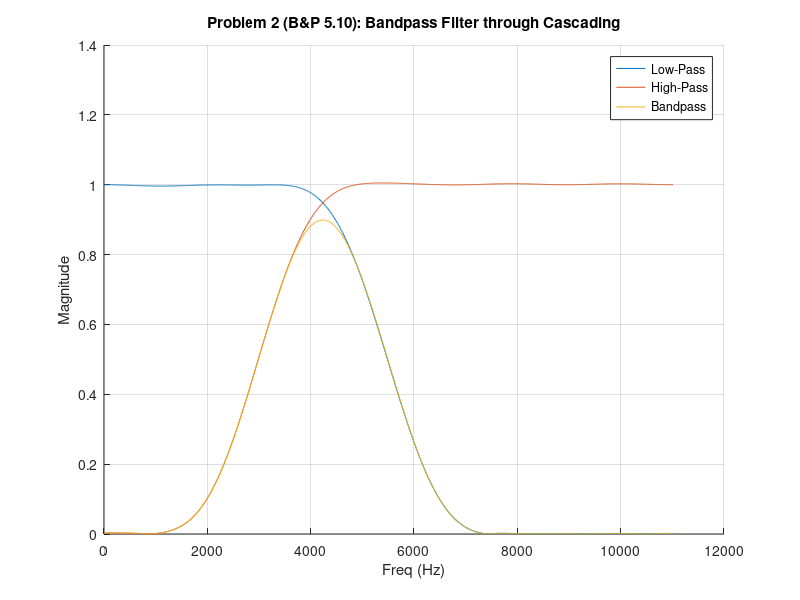

Write the MATLAB code that produced this figure.
% Andrew Simon
% EECE 4510 - Intro to DSP

% The following code is an adjusted version based on prior EECE 4510 work
% for HW #2 problem 10 and Blandford & Parr Chapter 5

%Clear workspace between runs
clear all, close all, clc

% (1) Set parameters of low-pass and high-pass FIR filters
fs = 22.05 * 1000;      %Sample freq of filters
fc_lp = 5.5 * 1000;     %Cutoff freq of low-pass
fc_hp = 3 * 1000;       %Cutoff freq of high-pass
N = 20;                 %Order of filters
len = N + 1;            %Length to use for window

% (2) Compute filter designs using fir1(), hamming window, and paramenters
lpFilter = fir1(N, fc_lp/(fs/2), "low", hamming(len));       %Low-pass filter
[H_lp, f_lp] = freqz(lpFilter, 1, 1024, fs);

hpFilter = fir1(N, fc_hp/(fs/2), "high", hamming(len));      %High-pass filter
[H_hp, f_hp] = freqz(hpFilter, 1, 1024, fs);

bpFilter = conv(lpFilter,hpFilter);                            %Bandpass filter = convolution
[H_bp, f_bp] = freqz(bpFilter, 1, 1024, fs);

% (3) Plot magnitude of all windowed filters
figure(2), clf, hold on
plot(f_lp,abs(H_lp),f_hp,abs(H_hp),f_bp,abs(H_bp))
legend('Low-Pass','High-Pass','Bandpass')
title('Problem 2 (B&P 5.10): Bandpass Filter through Cascading')

%Decibel form
%plot(f_lp,20*log10(abs(H_lp)),f_hp,20*log10(abs(H_hp)), ...
%    f_bp,20*log10(abs(H_bp)))

%Apply formatting of figure
grid on, xlabel('Freq (Hz)'), ylabel('Magnitude')